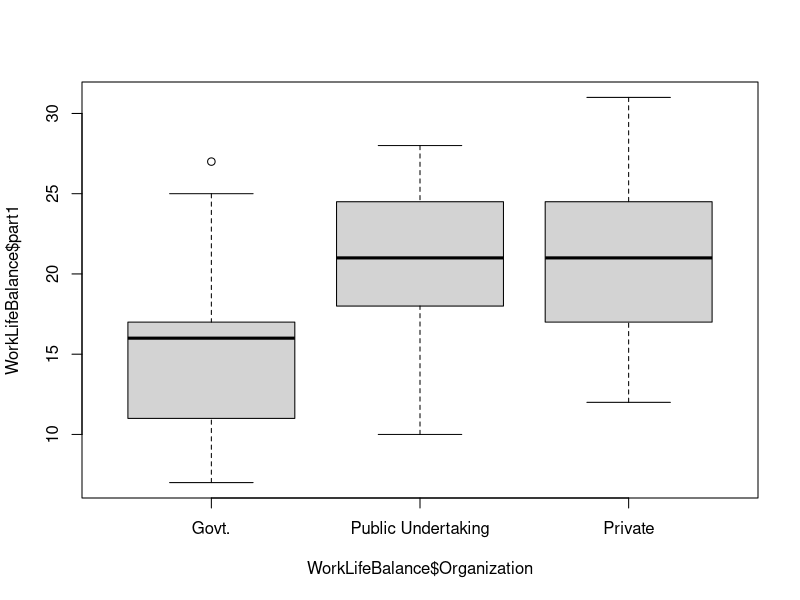
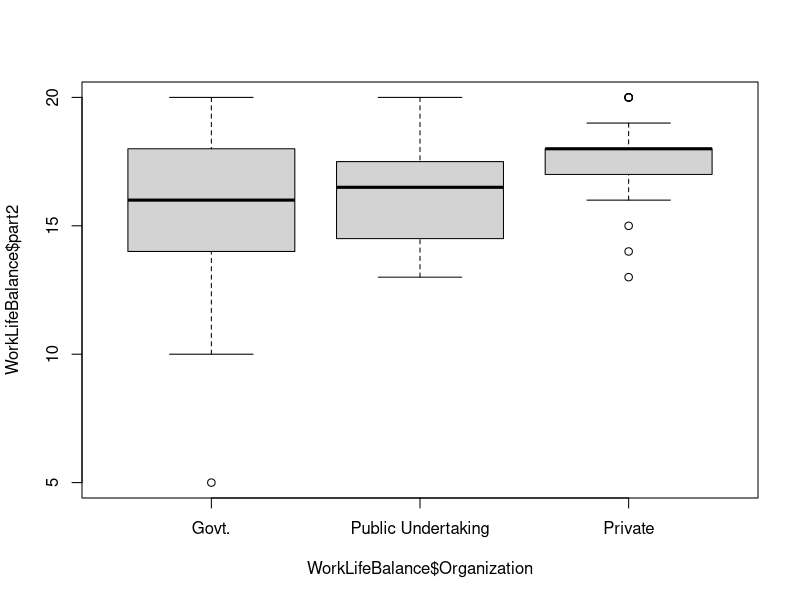
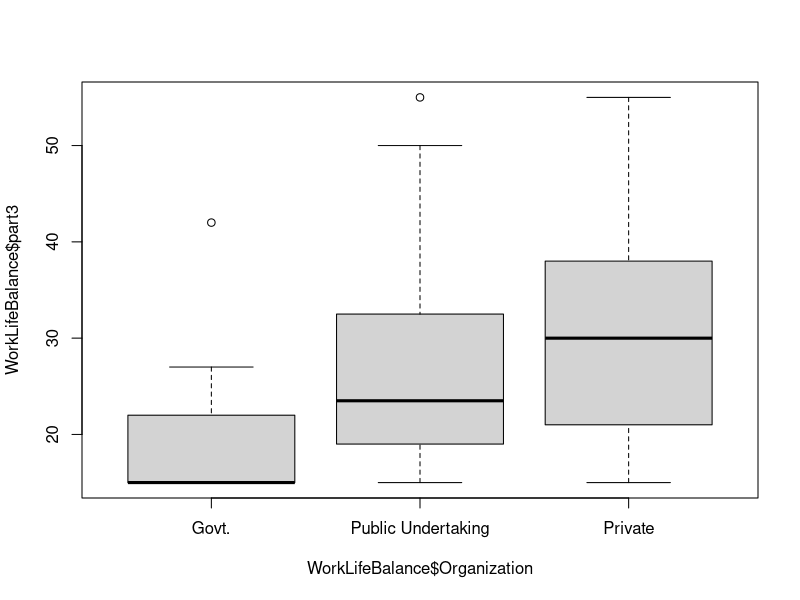
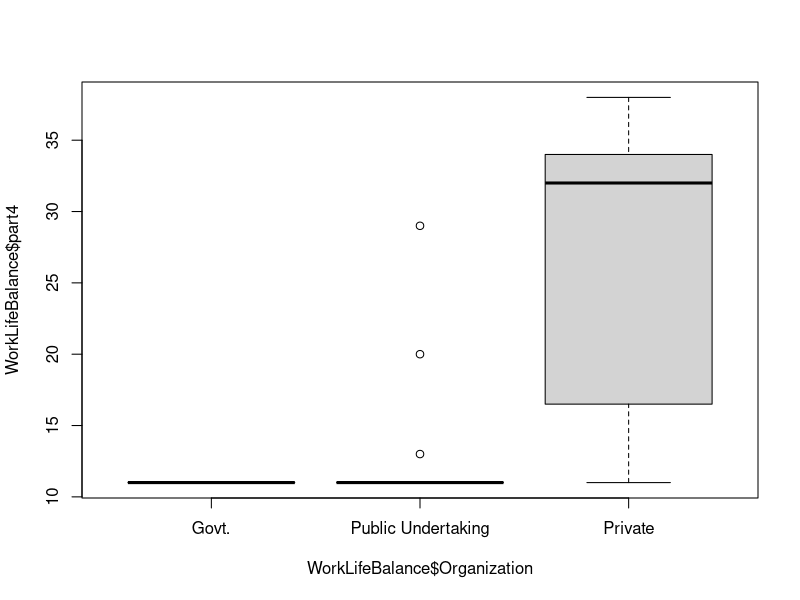
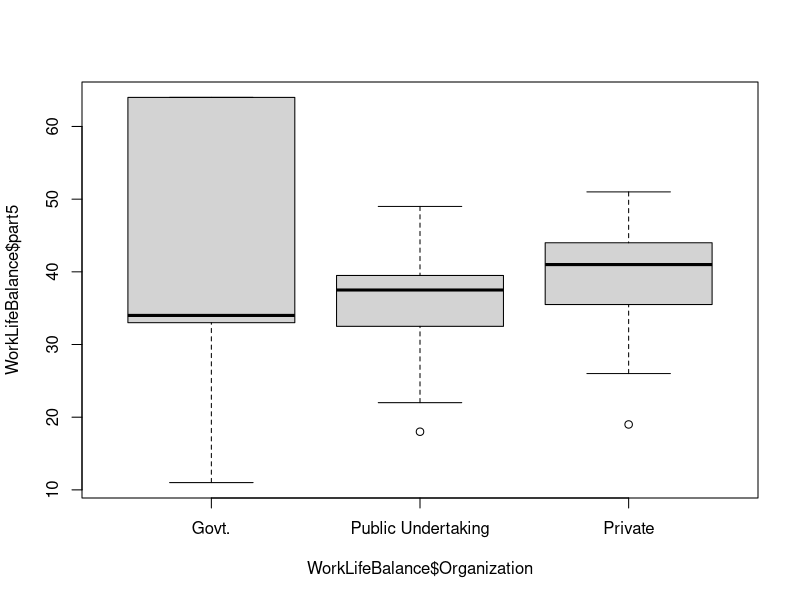
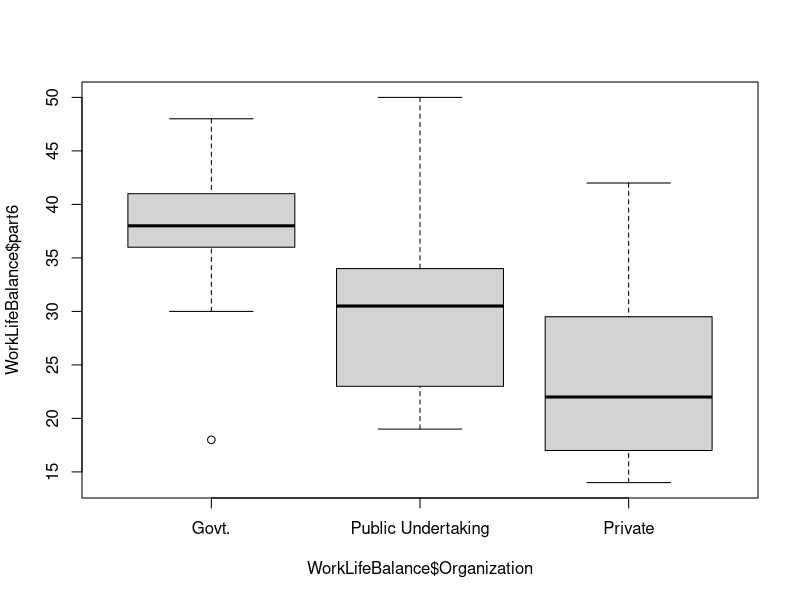
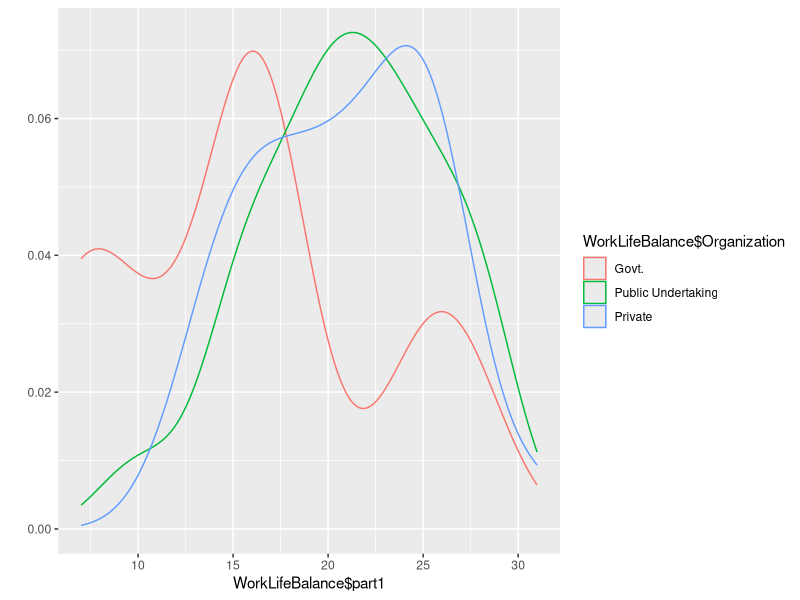
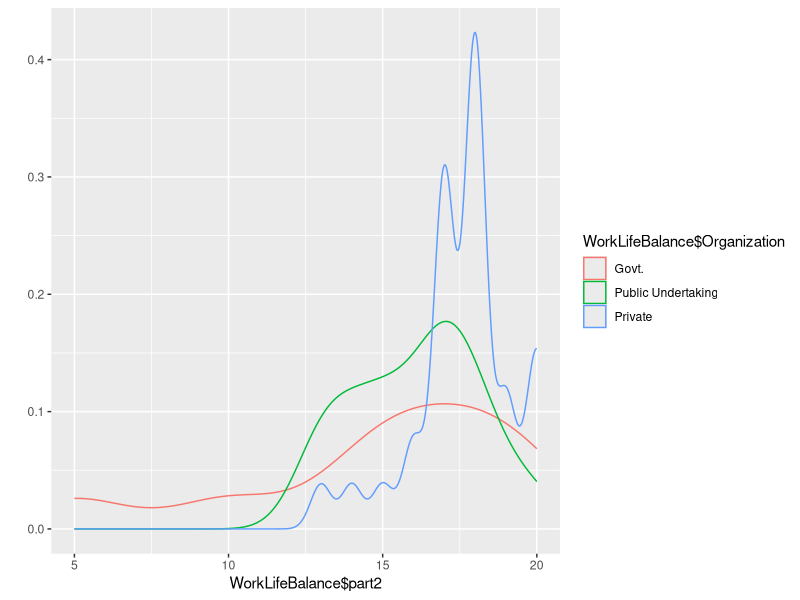

Generate these figures, in order, with R:
require(haven)
require(labelled)
require(ggplot2)
require(psych)
require(data.table)

setwd("~/Rscripts/annova")

WorkLifeBalance <- read_sav("datafiles/WorkLifeBalance.sav")

# convert list to data table
WorkLifeBalance.table <- data.table(WorkLifeBalance)

# Identity the factor and convert the data type to be a factor, else aov won't give correct results.
WorkLifeBalance$Organization = to_factor(WorkLifeBalance$Organization)


# Plot the boxplot by individual factor
boxplot(WorkLifeBalance$part1 ~ WorkLifeBalance$Organization)
boxplot(WorkLifeBalance$part2 ~ WorkLifeBalance$Organization)
boxplot(WorkLifeBalance$part3 ~ WorkLifeBalance$Organization)
boxplot(WorkLifeBalance$part4 ~ WorkLifeBalance$Organization)
boxplot(WorkLifeBalance$part5 ~ WorkLifeBalance$Organization)
boxplot(WorkLifeBalance$part6 ~ WorkLifeBalance$Organization)


# Super imposed denisty plot by factor
qplot(WorkLifeBalance$part1, colour=WorkLifeBalance$Organization, data=WorkLifeBalance, geom="density")
qplot(WorkLifeBalance$part2, colour=WorkLifeBalance$Organization, data=WorkLifeBalance, geom="density")
qplot(WorkLifeBalance$part3, colour=WorkLifeBalance$Organization, data=WorkLifeBalance, geom="density")
qplot(WorkLifeBalance$part4, colour=WorkLifeBalance$Organization, data=WorkLifeBalance, geom="density")
qplot(WorkLifeBalance$part5, colour=WorkLifeBalance$Organization, data=WorkLifeBalance, geom="density")
qplot(WorkLifeBalance$part6, colour=WorkLifeBalance$Organization, data=WorkLifeBalance, geom="density")



# part1 
WorkLifeBalance_lm.part1 <- lm(WorkLifeBalance$part1 ~ WorkLifeBalance$Organization, data = WorkLifeBalance)
WorkLifeBalance_lm.part1_summary = summary(WorkLifeBalance_lm.part1)
WorkLifeBalance_lm.part1_summary
if (WorkLifeBalance_lm.part1_summary$r.squared < 0.5)
{
  print("R- squared value is very less, which means using analysis of variance will not help here")
}

if (pf(WorkLifeBalance_lm.part1_summary$fstatistic[1], WorkLifeBalance_lm.part1_summary$fstatistic[2], WorkLifeBalance_lm.part1_summary$fstatistic[3], lower.tail = FALSE) < 0.05)
{
  print("Significant difference in part1 across Organizations")
}

WorkLifeBalance_aov.part1 <- aov(WorkLifeBalance_lm.part1)
summary(WorkLifeBalance_aov.part1)
# Now run tukey's range test to analyze variations in means across individual groups
tk.part1 <- TukeyHSD(WorkLifeBalance_aov.part1)

# List the tukey's table
tk.part1
# Plot to see variations in the means for each group pair
plot(tk.part1)


# part2 
WorkLifeBalance_lm.part2 <- lm(WorkLifeBalance$part2 ~ WorkLifeBalance$Organization, data = WorkLifeBalance)
WorkLifeBalance_lm.part2_summary = summary(WorkLifeBalance_lm.part2)
WorkLifeBalance_lm.part2_summary
if (WorkLifeBalance_lm.part2_summary$r.squared < 0.5)
{
  print("R- squared value is very less, which means using analysis of variance will not help here")
}
if (pf(WorkLifeBalance_lm.part2_summary$fstatistic[1], WorkLifeBalance_lm.part2_summary$fstatistic[2], WorkLifeBalance_lm.part2_summary$fstatistic[3], lower.tail = FALSE) < 0.05)
{
  print("Significant difference in part2 across Organizations")
}

WorkLifeBalance_aov.part2 <- aov(WorkLifeBalance_lm.part2)
WorkLifeBalance_aov.part2 <- aov(WorkLifeBalance_lm.part2)
summary(WorkLifeBalance_aov.part2)
# Now run tukey's range test to analyze variations in means across individual groups
tk.part2 <- TukeyHSD(WorkLifeBalance_aov.part2)

# List the tukey's table
tk.part2
# Plot to see variations in the means for each group pair
plot(tk.part2)



# part3 
WorkLifeBalance_lm.part3 <- lm(WorkLifeBalance$part3 ~ WorkLifeBalance$Organization, data = WorkLifeBalance)
WorkLifeBalance_lm.part3_summary = summary(WorkLifeBalance_lm.part3)
WorkLifeBalance_lm.part3_summary
if (WorkLifeBalance_lm.part3_summary$r.squared < 0.5)
{
  print("R- squared value is very less, which means using analysis of variance will not help here")
}
if (pf(WorkLifeBalance_lm.part3_summary$fstatistic[1], WorkLifeBalance_lm.part3_summary$fstatistic[2], WorkLifeBalance_lm.part3_summary$fstatistic[3], lower.tail = FALSE) < 0.05)
{
  print("Significant difference in part3 across Organizations")
}

WorkLifeBalance_aov.part3 <- aov(WorkLifeBalance_lm.part3)
WorkLifeBalance_aov.part3 <- aov(WorkLifeBalance_lm.part3)
summary(WorkLifeBalance_aov.part3)
# Now run tukey's range test to analyze variations in means across individual groups
tk.part3 <- TukeyHSD(WorkLifeBalance_aov.part3)

# List the tukey's table
tk.part3
# Plot to see variations in the means for each group pair
plot(tk.part3)


# part4 
WorkLifeBalance_lm.part4 <- lm(WorkLifeBalance$part4 ~ WorkLifeBalance$Organization, data = WorkLifeBalance)
WorkLifeBalance_lm.part4_summary = summary(WorkLifeBalance_lm.part4)
WorkLifeBalance_lm.part4_summary
if (WorkLifeBalance_lm.part4_summary$r.squared < 0.5)
{
  print("R- squared value is very less, which means using analysis of variance will not help here")
}
if (pf(WorkLifeBalance_lm.part4_summary$fstatistic[1], WorkLifeBalance_lm.part4_summary$fstatistic[2], WorkLifeBalance_lm.part4_summary$fstatistic[3], lower.tail = FALSE) < 0.05)
{
  print("Significant difference in part4 across Organizations")
}

WorkLifeBalance_aov.part4 <- aov(WorkLifeBalance_lm.part4)
WorkLifeBalance_aov.part4 <- aov(WorkLifeBalance_lm.part4)
summary(WorkLifeBalance_aov.part4)
# Now run tukey's range test to analyze variations in means across individual groups
tk.part4 <- TukeyHSD(WorkLifeBalance_aov.part4)

# List the tukey's table
tk.part4
# Plot to see variations in the means for each group pair
plot(tk.part4)




# part5 
WorkLifeBalance_lm.part5 <- lm(WorkLifeBalance$part5 ~ WorkLifeBalance$Organization, data = WorkLifeBalance)
WorkLifeBalance_lm.part5_summary = summary(WorkLifeBalance_lm.part5)
WorkLifeBalance_lm.part5_summary
if (WorkLifeBalance_lm.part5_summary$r.squared < 0.5)
{
  print("R- squared value is very less, which means using analysis of variance will not help here")
}
if (pf(WorkLifeBalance_lm.part5_summary$fstatistic[1], WorkLifeBalance_lm.part5_summary$fstatistic[2], WorkLifeBalance_lm.part5_summary$fstatistic[3], lower.tail = FALSE) < 0.05)
{
  print("Significant difference in part5 across Organizations")
}

WorkLifeBalance_aov.part5 <- aov(WorkLifeBalance_lm.part5)
WorkLifeBalance_aov.part5 <- aov(WorkLifeBalance_lm.part5)
summary(WorkLifeBalance_aov.part5)
# Now run tukey's range test to analyze variations in means across individual groups
tk.part5 <- TukeyHSD(WorkLifeBalance_aov.part5)

# List the tukey's table
tk.part5
# Plot to see variations in the means for each group pair
plot(tk.part5)



# part6 
WorkLifeBalance_lm.part6 <- lm(WorkLifeBalance$part6 ~ WorkLifeBalance$Organization, data = WorkLifeBalance)
WorkLifeBalance_lm.part6_summary = summary(WorkLifeBalance_lm.part6)
WorkLifeBalance_lm.part6_summary
if (WorkLifeBalance_lm.part6_summary$r.squared < 0.5)
{
  print("R- squared value is very less, which means using analysis of variance will not help here")
}
if (pf(WorkLifeBalance_lm.part6_summary$fstatistic[1], WorkLifeBalance_lm.part6_summary$fstatistic[2], WorkLifeBalance_lm.part6_summary$fstatistic[3], lower.tail = FALSE) < 0.05)
{
  print("Significant difference in part6 across Organizations")
}

WorkLifeBalance_aov.part6 <- aov(WorkLifeBalance_lm.part6)
WorkLifeBalance_aov.part6 <- aov(WorkLifeBalance_lm.part6)
summary(WorkLifeBalance_aov.part6)
# Now run tukey's range test to analyze variations in means across individual groups
tk.part6 <- TukeyHSD(WorkLifeBalance_aov.part6)

# List the tukey's table
tk.part6
# Plot to see variations in the means for each group pair
plot(tk.part6)
